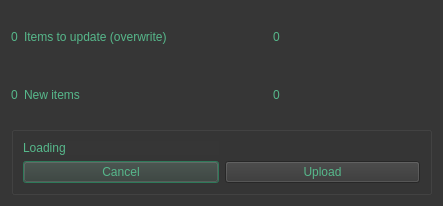
<?xml version="1.0" encoding="UTF-8"?>
<ui version="4.0">
 <class>dataTransferState</class>
 <widget class="QDialog" name="dataTransferState">
  <property name="geometry">
   <rect>
    <x>0</x>
    <y>0</y>
    <width>443</width>
    <height>206</height>
   </rect>
  </property>
  <property name="windowTitle">
   <string>Dialog</string>
  </property>
  <property name="styleSheet">
   <string notr="true">QWidget
{
	color: rgb(86, 184, 139);
	background-color: rgb(54, 54, 54);
	selection-background-color: rgb(58, 152, 112);
}</string>
  </property>
  <layout class="QGridLayout" name="gridLayout_2">
   <item row="4" column="0" colspan="4">
    <widget class="QGroupBox" name="groupBox">
     <property name="title">
      <string/>
     </property>
     <layout class="QGridLayout" name="gridLayout">
      <item row="1" column="3">
       <widget class="QPushButton" name="cancelBtn">
        <property name="text">
         <string>Cancel</string>
        </property>
       </widget>
      </item>
      <item row="1" column="4">
       <widget class="QPushButton" name="confirmBtn">
        <property name="text">
         <string>Upload</string>
        </property>
       </widget>
      </item>
      <item row="0" column="3">
       <widget class="QLabel" name="statusLbl">
        <property name="text">
         <string>Loading</string>
        </property>
       </widget>
      </item>
     </layout>
    </widget>
   </item>
   <item row="0" column="2" rowspan="4" colspan="2">
    <layout class="QVBoxLayout" name="verticalLayout">
     <item>
      <widget class="QLabel" name="loadingLbl">
       <property name="minimumSize">
        <size>
         <width>100</width>
         <height>100</height>
        </size>
       </property>
       <property name="text">
        <string/>
       </property>
      </widget>
     </item>
    </layout>
   </item>
   <item row="0" column="0" rowspan="2">
    <layout class="QHBoxLayout" name="horizontalLayout_2">
     <item>
      <widget class="QLabel" name="numDiffLabel">
       <property name="text">
        <string>0</string>
       </property>
      </widget>
     </item>
     <item>
      <widget class="QLabel" name="ChecksumLbl">
       <property name="frameShape">
        <enum>QFrame::NoFrame</enum>
       </property>
       <property name="text">
        <string>Items to update (overwrite)</string>
       </property>
      </widget>
     </item>
     <item>
      <spacer name="horizontalSpacer_3">
       <property name="orientation">
        <enum>Qt::Horizontal</enum>
       </property>
       <property name="sizeHint" stdset="0">
        <size>
         <width>40</width>
         <height>20</height>
        </size>
       </property>
      </spacer>
     </item>
     <item>
      <widget class="QLabel" name="ChecksumSizeLbl">
       <property name="text">
        <string>0</string>
       </property>
      </widget>
     </item>
     <item>
      <spacer name="horizontalSpacer_2">
       <property name="orientation">
        <enum>Qt::Horizontal</enum>
       </property>
       <property name="sizeType">
        <enum>QSizePolicy::Fixed</enum>
       </property>
       <property name="sizeHint" stdset="0">
        <size>
         <width>40</width>
         <height>20</height>
        </size>
       </property>
      </spacer>
     </item>
    </layout>
   </item>
   <item row="2" column="0" rowspan="2">
    <layout class="QHBoxLayout" name="horizontalLayout">
     <item>
      <widget class="QLabel" name="numAddLabel">
       <property name="text">
        <string>0</string>
       </property>
      </widget>
     </item>
     <item>
      <widget class="QLabel" name="newFiles">
       <property name="text">
        <string>New items   </string>
       </property>
      </widget>
     </item>
     <item>
      <spacer name="horizontalSpacer_4">
       <property name="orientation">
        <enum>Qt::Horizontal</enum>
       </property>
       <property name="sizeHint" stdset="0">
        <size>
         <width>40</width>
         <height>20</height>
        </size>
       </property>
      </spacer>
     </item>
     <item>
      <widget class="QLabel" name="newFSizeLbl">
       <property name="text">
        <string>0</string>
       </property>
      </widget>
     </item>
     <item>
      <spacer name="horizontalSpacer">
       <property name="orientation">
        <enum>Qt::Horizontal</enum>
       </property>
       <property name="sizeType">
        <enum>QSizePolicy::Fixed</enum>
       </property>
       <property name="sizeHint" stdset="0">
        <size>
         <width>40</width>
         <height>20</height>
        </size>
       </property>
      </spacer>
     </item>
    </layout>
   </item>
  </layout>
 </widget>
 <resources/>
 <connections/>
</ui>
